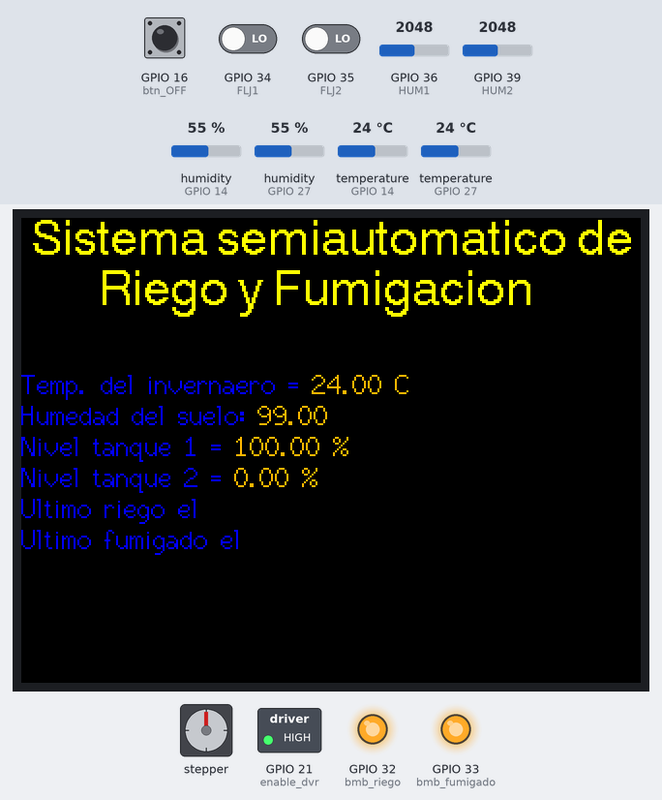
This sketch was run on a simulated ESP32. Shown: stepper motor, 320×240 colour display, switched loads named in the sketch (green lamp = pin HIGH), output pins drawn as LEDs (lit = HIGH). Wiring (inferred from the names in the program): stepper motor driver (200 steps per turn assumed): step GPIO 22; direction GPIO 1. The test bench sets the inputs (shaded band); at power-on: temperature (sensors on GPIO 27, GPIO 14) 24 °C, GPIO 36 (HUM1) = 2048, GPIO 39 (HUM2) = 2048, GPIO 16 (btn_OFF) HIGH, GPIO 34 (FLJ1) LOW, GPIO 35 (FLJ2) LOW, humidity (sensors on GPIO 14, GPIO 27) 55 %. The local clock reads 2024-03-15 10:24:30 at power-on unless the sketch sets it; EEPROM starts erased.

Above: at 1.3 s.
1.4 s: temperature (sensor on GPIO 27) set to 12 °C
5.0 s: GPIO 36 (HUM1) set to 2866
At 6.1 s:
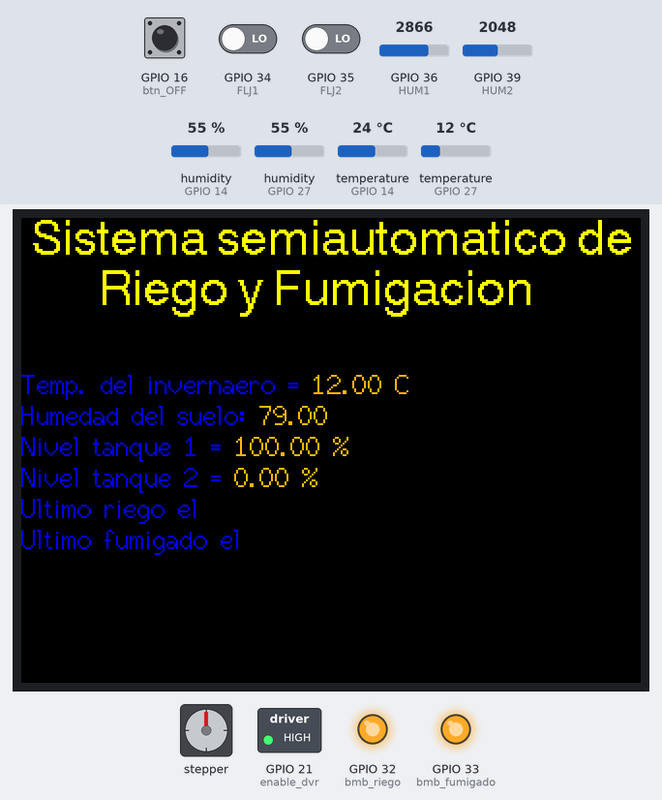
7.2 s: GPIO 39 (HUM2) set to 2866
9.8 s: temperature (sensor on GPIO 27) set to 19 °C
12.0 s: GPIO 36 (HUM1) set to 3972
14.7 s: GPIO 39 (HUM2) set to 3972
At 15.2 s:
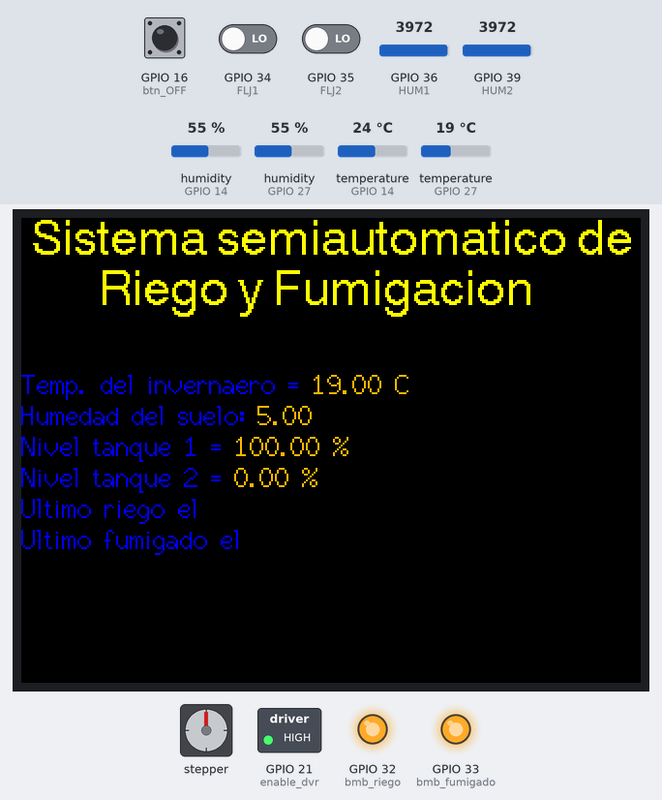
Timing chart, 0 to 17.7 s (numbered marks = the images above; inputs shaded):
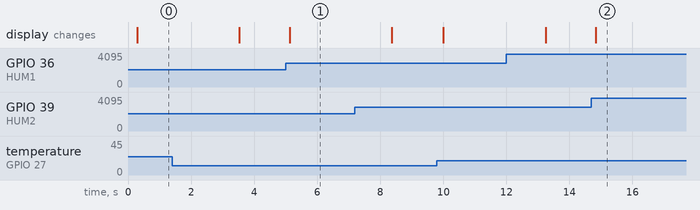

Measured:
- after the input at 5.0 s, the display: changes after 0.13 s (image 1)
- after the input at 14.7 s, the display: changes after 0.14 s (image 2)

The sketch:

anterior_cnc.ino
```cpp
#include <ESP32Time.h>
#include <Preferences.h>
#include <TFT_eSPI.h> // Graphics and font library for ILI9341 driver chip
#include <SPI.h>
#include <DHT.h>
ESP32Time rtc;
//Comandos para guardar datos en la memoria del ESP
Preferences dato_riego;
Preferences dato_fumigado;
TFT_eSPI tft = TFT_eSPI();  // Invoke library
//Botones de mando
#define btn_ON_riego 5
#define btn_ON_fumigado 13
#define btn_OFF 16
//Modulo rele
#define bmb_riego 32
#define bmb_fumigado 33
//Sensores DHT
#define DHTPIN1 12
#define DHTTYPE1 DHT11
#define DHTPIN3 14
#define DHTTYPE3 DHT11
#define DHTPIN4 27
#define DHTTYPE4 DHT11
//Sensores de humedad del suelo
#define HUM1 36       //A0
#define HUM2 39       //A3
//Sensores de flujo
#define FLJ1 34
#define FLJ2 35
//Driver motor paso a paso DVR825
#define enable_dvr 21
#define DIR 1
#define STEP 22
//Variables para control de motores
int steps_rev = 2500;
int aux = 0;
int i, j;
//Consumo de agua
volatile int NumPulsos; //variable para la cantidad de pulsos recibidos
float factor_conversion = 7.11; //para convertir de frecuencia a caudal
float volumen_riego = 0;
float volumen_fumigado = 0;
long dt = 0; //variación de tiempo por cada bucle
long t0 = 0; //millis() del bucle anterior
//Variables para crear un temporizador
int seg = 0;
int minn = 0;
int hora = 0;
//Volumen en litros de los tanques
const int tq1_2 = 10;
float porcentaje_tq_riego = 0;
float porcentaje_tq_fumigado = 0;
float volumen_tq_riego = 10;
float volumen_tq_fumigado = 10;
float volumen_tq_riego_2 = 0;
float volumen_tq_fumigado_2 = 0;
//Varaibles para el conteo de dias del riego y fumigado
String riego;
String fumigado;
//Varaibles para la recepcion de temperatura y humedad del invernadero
float t = 0;
float h = 0;
//Varaibles para la recepcion de humedad del suelo
float hum_porcentaje = 0;
//Variable booleana para el control del paro de emergencia
bool flag = false;
//Funciones
void mover_motores_paso();
void ContarPulsos();
void pantalla();
int ObtenerFrecuecia();
float medicion_sf(int volumen);
float nivel_tanque(int litros);
void paro_de_emergencia();
void printLocalTime();
void func_riego();
void func_fumigado();
//Se inicializa los sensores DHT11
DHT dht1(DHTPIN1, DHTTYPE1);
DHT dht3(DHTPIN3, DHTTYPE3);
DHT dht4(DHTPIN4, DHTTYPE4);

void setup(void) {
  pinMode(enable_dvr, OUTPUT);
  digitalWrite(enable_dvr, HIGH);
  pinMode(bmb_riego, OUTPUT);
  digitalWrite(bmb_riego, HIGH);
  pinMode(bmb_fumigado, OUTPUT);
  digitalWrite(bmb_fumigado, HIGH);
  //AAAAAAAAAAAAAAAAAAAAA
  rtc.setTime(11, 55, 0,17, 5, 2023);
  //AAAAAAAAAAAAAAAAAAAAA
  dato_riego.begin("riego", false);
  dato_fumigado.begin("fumigado", false);
  pinMode(btn_ON_riego, INPUT_PULLUP);
  pinMode(btn_ON_fumigado, INPUT_PULLUP);
  pinMode(btn_OFF, INPUT_PULLUP);
  pinMode(DIR, OUTPUT);
  pinMode(STEP, OUTPUT);
  dht1.begin();
  dht3.begin();
  dht4.begin();
  pinMode(FLJ1, INPUT);
  pinMode(FLJ2, INPUT);
  attachInterrupt(FLJ1,ContarPulsos,RISING);//(Interrupción sensor de flujo 1,función,Flanco de subida)
  attachInterrupt(FLJ2,ContarPulsos,RISING);//(Interrupción sensor de flujo 2,función,Flanco de subida)
  t0=millis();
  attachInterrupt(btn_OFF,paro_de_emergencia,RISING);//(Interrupción paro de emergencia,función,Flanco de subida)
  tft.init();
  tft.setRotation(1);
  //Comando para leer los datos almacenados
  dato_riego.getString("riego", riego);
  dato_fumigado.getString("fumigado", fumigado);
}

void loop() {
  //leemos los valores de temperetaura y humedad del invernadero
  float h3 = dht3.readHumidity();     //DHT 1
  float t3 = dht3.readTemperature();
  float h4 = dht4.readHumidity();     //DHT 2
  float t4 = dht4.readTemperature();
  h = h4;                //humedad promedio
  t = t4;              //temperatura promedio
  //leemos el valor de los sensores de humedad del suelo
  int hum_suelo1 = analogRead(HUM1);
  int hum_suelo2 = analogRead(HUM2);
  //float hum_suelo3 = analogRead(HUM3);
  int hum = (hum_suelo1 + hum_suelo2)/2;
  hum_porcentaje = map(hum, 4095, 2031, 0, 100);
  //recibimos el nivel de tanque para el tanque 1 y 2
  volumen_tq_riego_2 = volumen_tq_riego - volumen_riego;
  porcentaje_tq_riego = (volumen_tq_riego_2*100)/volumen_tq_riego;
  riego = dato_riego.getString("riego", riego);
  pantalla();
  delay(1500);
  //RIEGO AUTOMATICO
  int hora_24 = rtc.getHour(true);
  if (hora_24 == 19 || hora_24 == 18 || hora_24 == 17){
    if(t > 15 && t < 18){
      if(hum > 0 && hum < 60){
        digitalWrite(bmb_riego, LOW);
        delay(1000);
        digitalWrite(enable_dvr, LOW);
        mover_motores_paso();
        float frecuencia_riego = ObtenerFrecuecia(); //obtenemos la frecuencia de los pulsos en Hz
        float caudal_L_m_riego = frecuencia_riego/factor_conversion; //calculamos el caudal en L/m
        dt = millis()-t0; //calculamos la variación de tiempo
        t0 = millis();
        volumen_riego = volumen_riego-(caudal_L_m_riego/60)*(dt/1000); // volumen(L)=caudal(L/s)*tiempo(s)
        volumen_tq_riego_2 = volumen_tq_riego - volumen_riego;
        porcentaje_tq_riego = (volumen_tq_riego_2*100)/volumen_tq_riego;
        volumen_tq_riego = volumen_tq_riego_2;
        digitalWrite(enable_dvr, HIGH);
        digitalWrite(bmb_riego, HIGH);
        fumigado = rtc.getTime("%d/%m/%Y %H:%M");
        dato_fumigado.putString("riego", riego);
      }
    }
  }
}
//--------Función fumigado---------------------------------
//--------------Función riego----------------------------
//---------Función paro de emergencia--------------------
void paro_de_emergencia(){
  digitalWrite(bmb_fumigado, HIGH);
  digitalWrite(bmb_riego, HIGH);
  digitalWrite(enable_dvr, HIGH);
}
//---Función para el temporizador------------------------
void temporizador(){
}
//---Función para mostrar los datos en el HMI------------
void pantalla(){
  // Se configura el fondo de la pantalla en color negro
  tft.fillScreen(TFT_BLACK);
  tft.setCursor(0, 0, 2);
  // Se configura el texto del "titulo" en color amarillo
  tft.setTextColor(TFT_YELLOW); tft.setTextFont(4);
  tft.println(" Sistema semiautomatico de");
  tft.println("        Riego y Fumigacion");
  tft.println();
  // Se imprimen los datos de los sensoresy los valores almacenados en la memoria del ESP32
  tft.setTextFont(2);
  tft.setTextColor(TFT_BLUE); tft.print("Temp. del invernaero = ");
  tft.setTextColor(TFT_ORANGE); tft.print(t); tft.println(" °C");  // Valor de temperatura
  tft.setTextColor(TFT_BLUE); tft.print("Humedad del suelo: ");
  tft.setTextColor(TFT_ORANGE); tft.println(hum_porcentaje);  // Valor de humedad
  tft.setTextColor(TFT_BLUE); tft.print("Nivel tanque 1 = ");
  tft.setTextColor(TFT_ORANGE); tft.print(porcentaje_tq_riego); tft.println(" %");  // Nivel del tanque 1
  tft.setTextColor(TFT_BLUE); tft.print("Nivel tanque 2 = ");
  tft.setTextColor(TFT_ORANGE); tft.print(porcentaje_tq_fumigado); tft.println(" %");  // Nivel del tanque 2
  tft.setTextColor(TFT_BLUE); tft.print("Ultimo riego el ");
  tft.setTextColor(TFT_ORANGE); tft.println(riego);  // Ultimo riego (fecha)
  tft.setTextColor(TFT_BLUE); tft.print("Ultimo fumigado el ");
  tft.setTextColor(TFT_ORANGE); tft.println(fumigado);  // Ultimo fumigado (fecha)
  tft.setTextFont(2); tft.println();
}
//---Función para mover los motores----------------------
void mover_motores_paso(){
  digitalWrite(DIR, HIGH);
  for(i = 0; i<steps_rev; i++)
  {
    digitalWrite(STEP, HIGH);
    delayMicroseconds(1000);
    digitalWrite(STEP, LOW);
    delayMicroseconds(1000);
  }
  digitalWrite(DIR, LOW);
  for(j = 0; j<steps_rev; j++)
  {
    digitalWrite(STEP, HIGH);
    delayMicroseconds(1000);
    digitalWrite(STEP, LOW);
    delayMicroseconds(1000);
  }
}
//---Función que se ejecuta en interrupción---------------
void ContarPulsos (){
  NumPulsos++;  //incrementamos la variable de pulsos
}
//---Función para obtener frecuencia de los pulsos--------
int ObtenerFrecuecia(){
  int frecuencia;
  NumPulsos = 0;   //Ponemos a 0 el número de pulsos
  interrupts();    //Habilitamos las interrupciones
  delay(1000);   //muestra de 1 segundo
  noInterrupts(); //Deshabilitamos  las interrupciones
  frecuencia=NumPulsos; //Hz(pulsos por segundo)
  return frecuencia;
}
```
